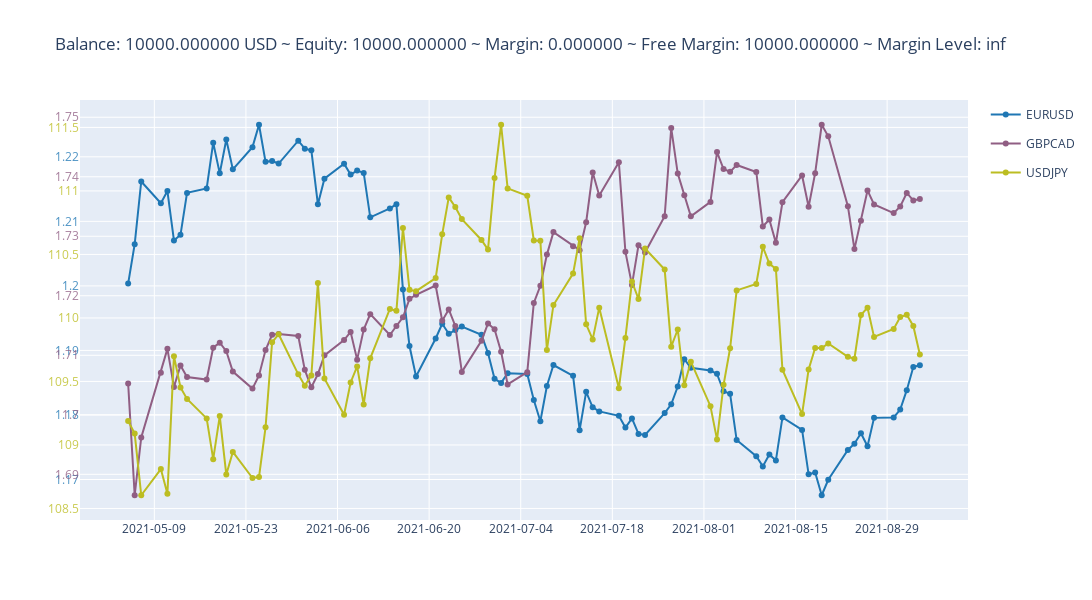

Source (notebook cell):
### Markdown cell above
### A Complete Example using `stable-baselines`

### Code cell
import gymnasium as gym
from gym_mtsim import (
    Timeframe, SymbolInfo,
    MtSimulator, OrderType, Order, SymbolNotFound, OrderNotFound,
    MtEnv,
    FOREX_DATA_PATH, STOCKS_DATA_PATH, CRYPTO_DATA_PATH, MIXED_DATA_PATH,
)
from stable_baselines3 import A2C
from stable_baselines3.common.vec_env import DummyVecEnv
import random
import torch

env_name = 'forex-hedge-v0'

#reproduce training and test
seed = 42

obs = env.reset(seed=seed)
start_balance = observation['balance'][0]
print(start_balance)

torch.manual_seed(seed)
random.seed(seed)
np.random.seed(seed)

env = gym.make(env_name)
model = A2C('MultiInputPolicy', env, verbose=0)
model.learn(total_timesteps=10000)

vec_env = model.get_env()
#vec_env = DummyVecEnv([lambda: gym.make(env_name, render_mode = "human")])
#vec_env = DummyVecEnv([lambda: gym.make(env_name, render_mode = "simple_figure")])

observation = vec_env.reset()
total_reward = 0

while True:
    action, _states = model.predict(observation)
    observation, reward, done, info = vec_env.step(action)

    total_reward += reward
    if done: break

end_balance = info[0]["balance"]
returns = (end_balance - start_balance) / end_balance
out_returns = ''
if returns > 0: out_returns = '+'
out_returns += f'{returns[0]:.3f}%' 

print (f'total_reward : {total_reward[0]:>10.3f} ({out_returns})')
print (f'balance      : {info[0]["balance"]:>10.3f}')
print (f'equity       : {info[0]["equity"]:>10.3f}')

env.unwrapped.render('advanced_figure', time_format='%Y-%m-%d')
